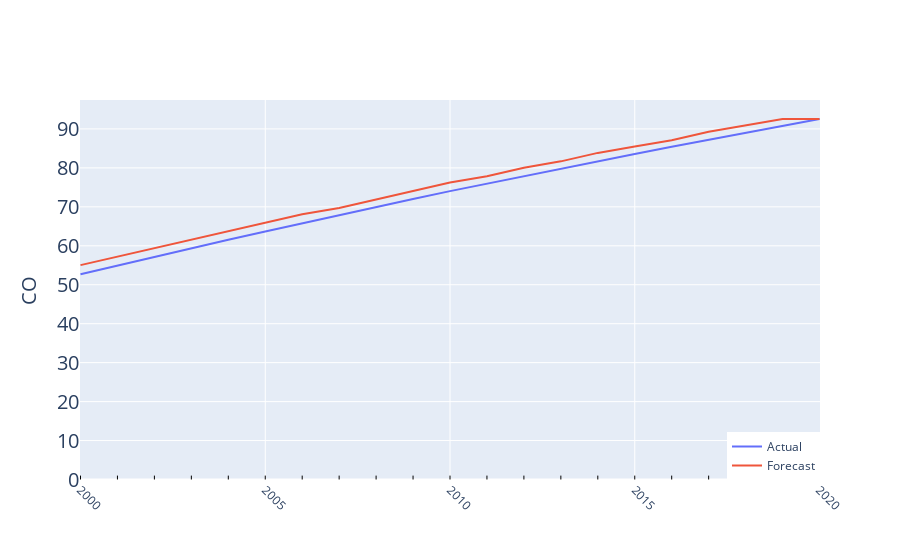

Notebook code for this chart:
### Code cell
# Plot the data using Plotly
fig = go.Figure()

# Add actual data
fig.add_trace(go.Scatter(
    x=df['date'], y=df['actual'], mode='lines', name='Actual'))

# Add forecast data
fig.add_trace(go.Scatter(
    x=df['date'], y=df['forecast'], mode='lines', name='Forecast'))

# Set layout
fig.update_layout(
    xaxis=dict(
        tickangle=45,
        tickfont=dict(size=12),
        tickformat='%Y-%m-%d'
    ),
    yaxis=dict(
        title='CO',
        title_font=dict(size=20),
        tickfont=dict(size=20)
    ),
    legend=dict(
        x=1,
        y=0,
        xanchor='right',
        yanchor='bottom',
        font=dict(size=12)
    )
)

# Add vertical lines with alternating styles
for i in range(len(fts_dates)):
    if i % 2 == 0:
        fig.add_shape(type='line', x0=fts_dates[i], y0=0, x1=fts_dates[i], y1=1, line=dict(
            color='black', width=1, dash='solid'))
    else:
        fig.add_shape(type='line', x0=fts_dates[i], y0=0, x1=fts_dates[i], y1=1, line=dict(
            color='black', width=1, dash='dash'))

fig.show()

### Figure 1 — Plotly figure (JSON) as saved in the notebook; plotly's stock layout.template omitted (floating-point values rounded to 4 significant figures)
{"data": [{"mode": "lines", "name": "Actual", "type": "scatter", "x": [2000, 2001, 2002, 2003, 2004, 2005, 2006, 2007, 2008, 2009, 2010, 2011, 2012, 2013, 2014, 2015, 2016, 2017, 2018, 2019, 2020], "y": [52.69, 54.94, 57.17, 59.37, 61.54, 63.69, 65.81, 67.91, 69.98, 72.02, 74.03, 75.98, 77.92, 79.83, 81.71, 83.58, 85.42, 87.23, 89.03, 90.79, 92.54]}, {"mode": "lines", "name": "Forecast", "type": "scatter", "x": [2000, 2001, 2002, 2003, 2004, 2005, 2006, 2007, 2008, 2009, 2010, 2011, 2012, 2013, 2014, 2015, 2016, 2017, 2018, 2019, 2020], "y": [55.03, 57.21, 59.38, 61.56, 63.73, 65.91, 68.08, 69.71, 71.89, 74.06, 76.24, 77.87, 80.04, 81.68, 83.85, 85.48, 87.11, 89.29, 90.92, 92.55, 92.55]}], "layout": {"legend": {"font": {"size": 12}, "x": 1, "xanchor": "right", "y": 0, "yanchor": "bottom"}, "shapes": [{"line": {"color": "black", "dash": "solid", "width": 1}, "type": "line", "x0": 2000, "x1": 2000, "y0": 0, "y1": 1}, {"line": {"color": "black", "dash": "dash", "width": 1}, "type": "line", "x0": 2001, "x1": 2001, "y0": 0, "y1": 1}, {"line": {"color": "black", "dash": "solid", "width": 1}, "type": "line", "x0": 2002, "x1": 2002, "y0": 0, "y1": 1}, {"line": {"color": "black", "dash": "dash", "width": 1}, "type": "line", "x0": 2003, "x1": 2003, "y0": 0, "y1": 1}, {"line": {"color": "black", "dash": "solid", "width": 1}, "type": "line", "x0": 2004, "x1": 2004, "y0": 0, "y1": 1}, {"line": {"color": "black", "dash": "dash", "width": 1}, "type": "line", "x0": 2005, "x1": 2005, "y0": 0, "y1": 1}, {"line": {"color": "black", "dash": "solid", "width": 1}, "type": "line", "x0": 2006, "x1": 2006, "y0": 0, "y1": 1}, {"line": {"color": "black", "dash": "dash", "width": 1}, "type": "line", "x0": 2007, "x1": 2007, "y0": 0, "y1": 1}, {"line": {"color": "black", "dash": "solid", "width": 1}, "type": "line", "x0": 2008, "x1": 2008, "y0": 0, "y1": 1}, {"line": {"color": "black", "dash": "dash", "width": 1}, "type": "line", "x0": 2009, "x1": 2009, "y0": 0, "y1": 1}, {"line": {"color": "black", "dash": "solid", "width": 1}, "type": "line", "x0": 2010, "x1": 2010, "y0": 0, "y1": 1}, {"line": {"color": "black", "dash": "dash", "width": 1}, "type": "line", "x0": 2011, "x1": 2011, "y0": 0, "y1": 1}, {"line": {"color": "black", "dash": "solid", "width": 1}, "type": "line", "x0": 2012, "x1": 2012, "y0": 0, "y1": 1}, {"line": {"color": "black", "dash": "dash", "width": 1}, "type": "line", "x0": 2013, "x1": 2013, "y0": 0, "y1": 1}, {"line": {"color": "black", "dash": "solid", "width": 1}, "type": "line", "x0": 2014, "x1": 2014, "y0": 0, "y1": 1}, {"line": {"color": "black", "dash": "dash", "width": 1}, "type": "line", "x0": 2015, "x1": 2015, "y0": 0, "y1": 1}, {"line": {"color": "black", "dash": "solid", "width": 1}, "type": "line", "x0": 2016, "x1": 2016, "y0": 0, "y1": 1}, {"line": {"color": "black", "dash": "dash", "width": 1}, "type": "line", "x0": 2017, "x1": 2017, "y0": 0, "y1": 1}, {"line": {"color": "black", "dash": "solid", "width": 1}, "type": "line", "x0": 2018, "x1": 2018, "y0": 0, "y1": 1}, {"line": {"color": "black", "dash": "dash", "width": 1}, "type": "line", "x0": 2019, "x1": 2019, "y0": 0, "y1": 1}, {"line": {"color": "black", "dash": "solid", "width": 1}, "type": "line", "x0": 2020, "x1": 2020, "y0": 0, "y1": 1}], "xaxis": {"tickangle": 45, "tickfont": {"size": 12}, "tickformat": "%Y-%m-%d"}, "yaxis": {"tickfont": {"size": 20}, "title": {"font": {"size": 20}, "text": "CO"}}}}
